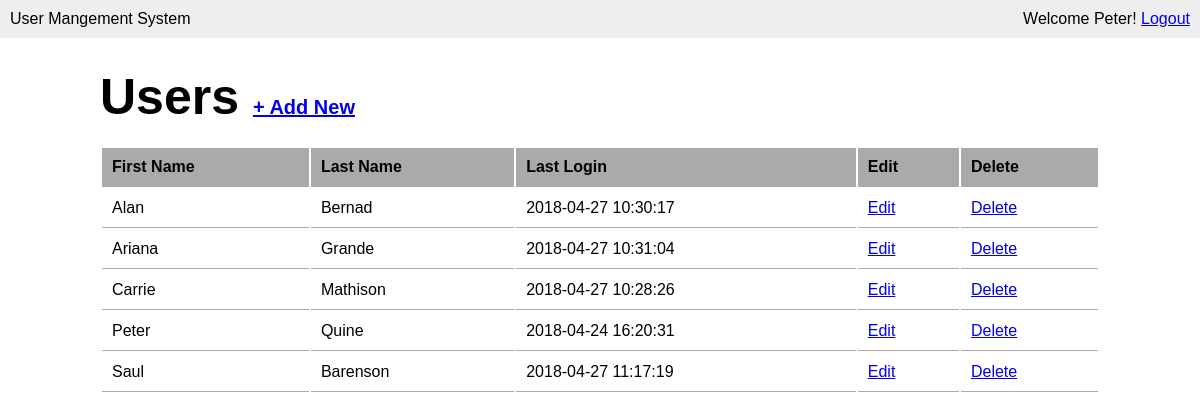
Screenshot of /users.php (signed in) with the database file from the repository.
### tables this page shows
CREATE TABLE IF NOT EXISTS `user` (
  `id` int(11) NOT NULL AUTO_INCREMENT,
  `first_name` varchar(100) NOT NULL,
  `last_name` varchar(100) NOT NULL,
  `email` varchar(100) NOT NULL,
  `password` varchar(8) NOT NULL,
  `last_login` datetime DEFAULT CURRENT_TIMESTAMP,
  `is_deleted` tinyint(1) NOT NULL,
  PRIMARY KEY (`id`)
);

### users.php (the view, shortened to what this page needs)
<?php require_once('inc/connection.php'); ?>
<?php
	$user_list = '';
	$query = "SELECT * FROM user WHERE is_deleted=0 ORDER BY first_name";
	$users = mysqli_query($connection, $query);
	while($user = mysqli_fetch_assoc($users)){
		$user_list .= "<tr>";
		$user_list .= "<td>{$user['first_name']}</td>";
		$user_list .= "<td>{$user['last_name']}</td>";
		$user_list .= "<td>{$user['last_login']}</td>";
		$user_list .= "<td><a href=\"modify-user.php?user_id={$user['id']}\">Edit</a></td>";
		$user_list .= "<td><a href=\"delete-user.php?user_id={$user['id']}\" onclick=\"return confirm('Are You Sure?');\">Delete</a></td>";
		$user_list .= "</tr>";
	}
?>
<!DOCTYPE html>
<html lang="en">
<head>
	<link rel="stylesheet" href="css/main.css">
</head>
<body>
	<header>
		<div class="appname">User Mangement System</div>
		<div class="loggedin">Welcome <?php echo $_SESSION['first_name']; ?>! <a href="logout.php">Logout</a></div>
	</header>
	<main>
		<h1>Users <span><a href="add-user.php">+ Add New</a></span></h1>
		<table class="masterlist">
			<tr>
				<th>First Name</th>
				<th>Last Name</th>
				<th>Last Login</th>
				<th>Edit</th>
				<th>Delete</th>
			</tr>
			<?php echo $user_list; ?>
		</table>
	</main>
</body>
</html>

### css/main.css (style rules this page uses)
* { margin: 0; }
body { font-family: Arial, "Helvetica Neue", Helvetica, sans-serif; font-size: 16px; }
header { background: #eee; overflow: auto; padding: 10px; }
header .appname { float: left; }
header .loggedin { float: right; }
main { width: 1000px; margin: 30px auto; }
main h1 { margin-bottom: 20px; font-size: 50px; }
main h1 span { font-size: 20px; }
table.masterlist { width: 100%; }
table.masterlist th { background: #aaa; border-collapse: collapse; text-align: left; }
table.masterlist th, table.masterlist td { padding: 10px; border-bottom: 1px solid #aaa; }

### rows the page displays
user: first_name "Alan", last_name "Bernad", last_login "2018-04-27 10:30:17"
user: first_name "Ariana", last_name "Grande", last_login "2018-04-27 10:31:04"
user: first_name "Carrie", last_name "Mathison", last_login "2018-04-27 10:28:26"
user: first_name "Peter", last_name "Quine", last_login "2018-04-24 16:20:31"
user: first_name "Saul", last_name "Barenson", last_login "2018-04-27 11:17:19"

### other values shown
$_SESSION['first_name'] "Peter"
